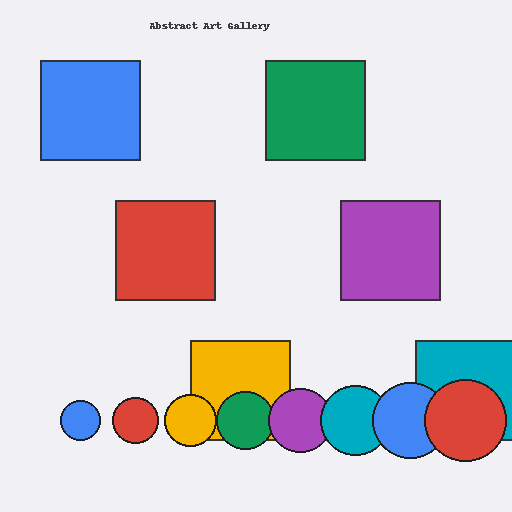
#> input picture 玄机刷题/题目资料/像素囚笼1/附件/challenge.png, 512 x 512 px
$ python pixel_cage_lsb_check.py
#> lines starting #> are read from the running program, lines starting #| are printed output that depends on the picture; after the words box and inside, x2 and y2 are one past the last pixel; in counts of white or black regions, pixels touching at a corner belong together
from pathlib import Path
from PIL import Image
import numpy as np
src=Path(str(Path(__file__).resolve().parents[1] / '附件' / 'challenge.png'))
a=np.array(Image.open(src).convert('RGB'))
#> a is the input picture: shape (512, 512, 3); mean R, G, B 204.5, 203.8, 210.3
out=Path('.')
print('Unique RGB colors:',len(np.unique(a.reshape(-1,3),axis=0)))
#| Unique RGB colors: 10
for ci,name in enumerate('RGB'):
    bits=(a[:,:,ci]&1).astype(np.uint8)
    vals,counts=np.unique(bits,return_counts=True)
    seq=bits.reshape(-1)
    packed=np.packbits(seq,bitorder='big').tobytes()
    printable=sum(32<=x<127 for x in packed)/len(packed)
    preview=packed[:64]
    print(name,'LSB counts',dict(zip(vals.tolist(),counts.tolist())),'printable byte ratio',round(printable,3),'first bytes',preview.hex(' '))
    Image.fromarray(bits*255).save(out/f'pixel_cage_{name.lower()}_lsb.png')
#> this loop made 3 passes
#> (counts, printable) on passes 1 to 3: ([222567, 39577], 0.0015), ([224534, 37610], 0.00391), ([51705, 210439], 0.00351)
#> (printed output is left out)
#> pass 1, `bits=(a[:,:,ci]&1).astype(np.uint8)`:
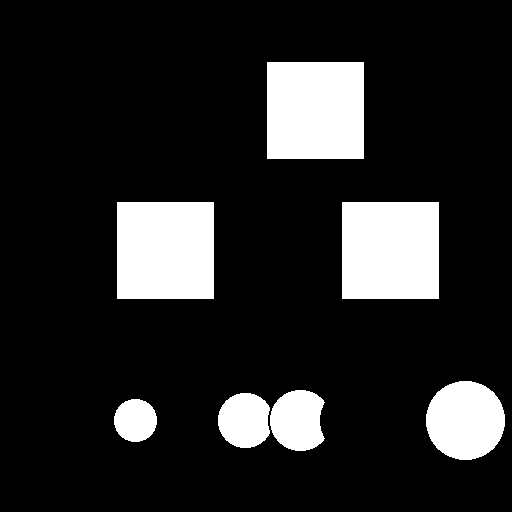
#> bits: shape (512, 512); values 0 (black) and 1 (white), 15.1% white; 7 white regions, largest, box (x1, y1, x2, y2) and area: (267, 62, 364, 159) 9409, (117, 202, 214, 299) 9409, (342, 202, 439, 299) 9409
#> pass 2, `bits=(a[:,:,ci]&1).astype(np.uint8)`:
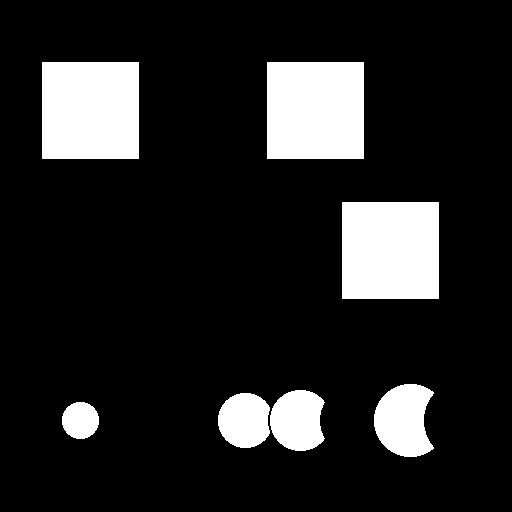
#> bits: shape (512, 512); values 0 (black) and 1 (white), 14.3% white; 7 white regions, largest, box (x1, y1, x2, y2) and area: (42, 62, 139, 159) 9409, (267, 62, 364, 159) 9409, (342, 202, 439, 299) 9409
#> after the loop:
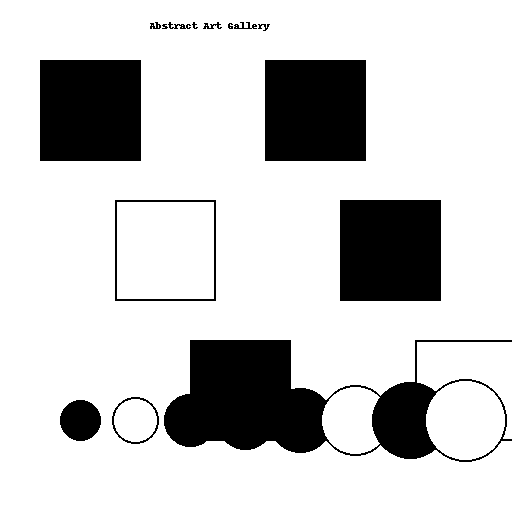
#> bits: shape (512, 512); values 0 (black) and 1 (white), 80.3% white; 15 black regions (1 under 20 px), largest, box (x1, y1, x2, y2) and area: (164, 340, 512, 462) 18359, (40, 60, 141, 161) 10201, (265, 60, 366, 161) 10201
